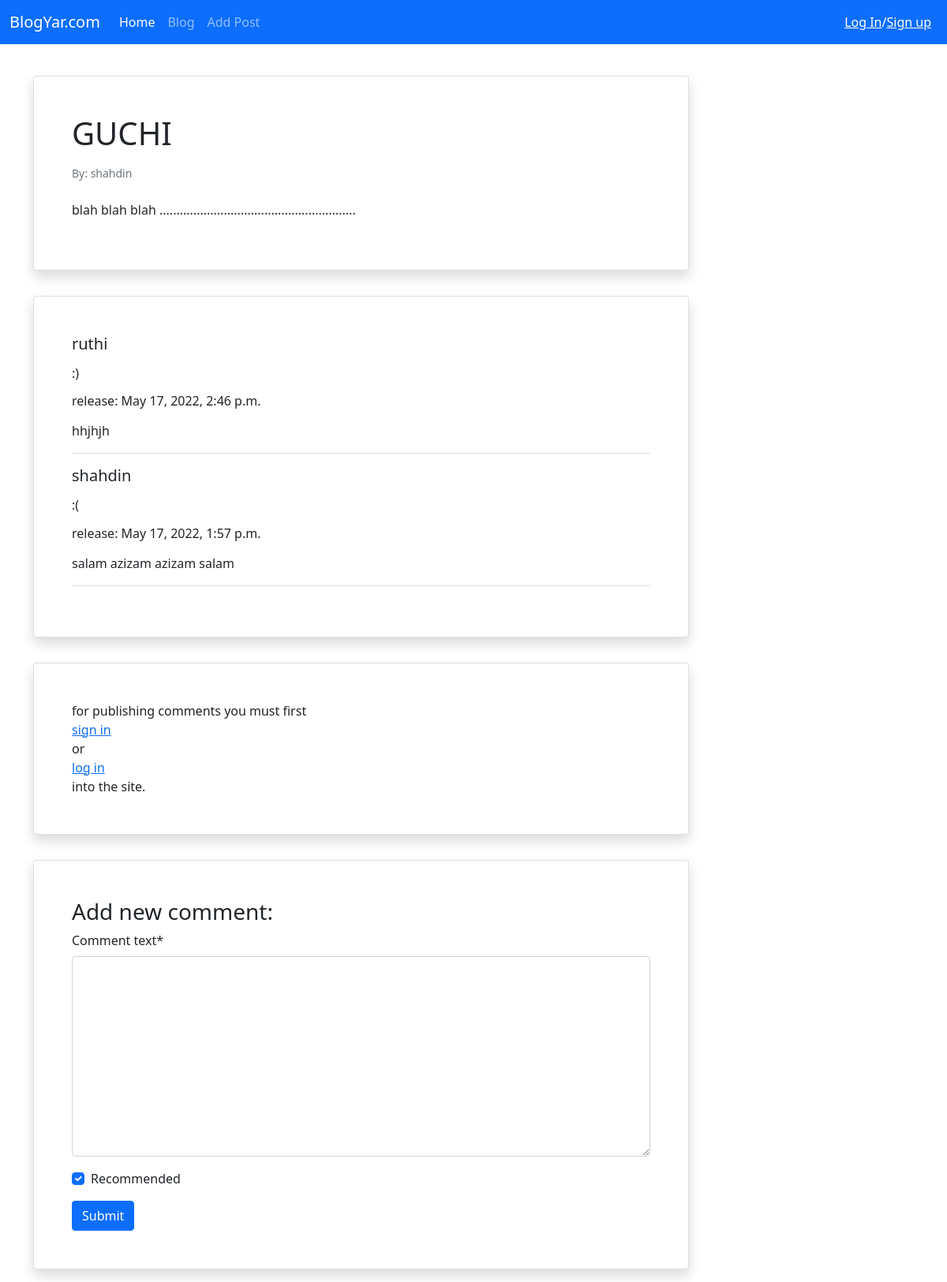
The page /2 on the database as committed earlier.
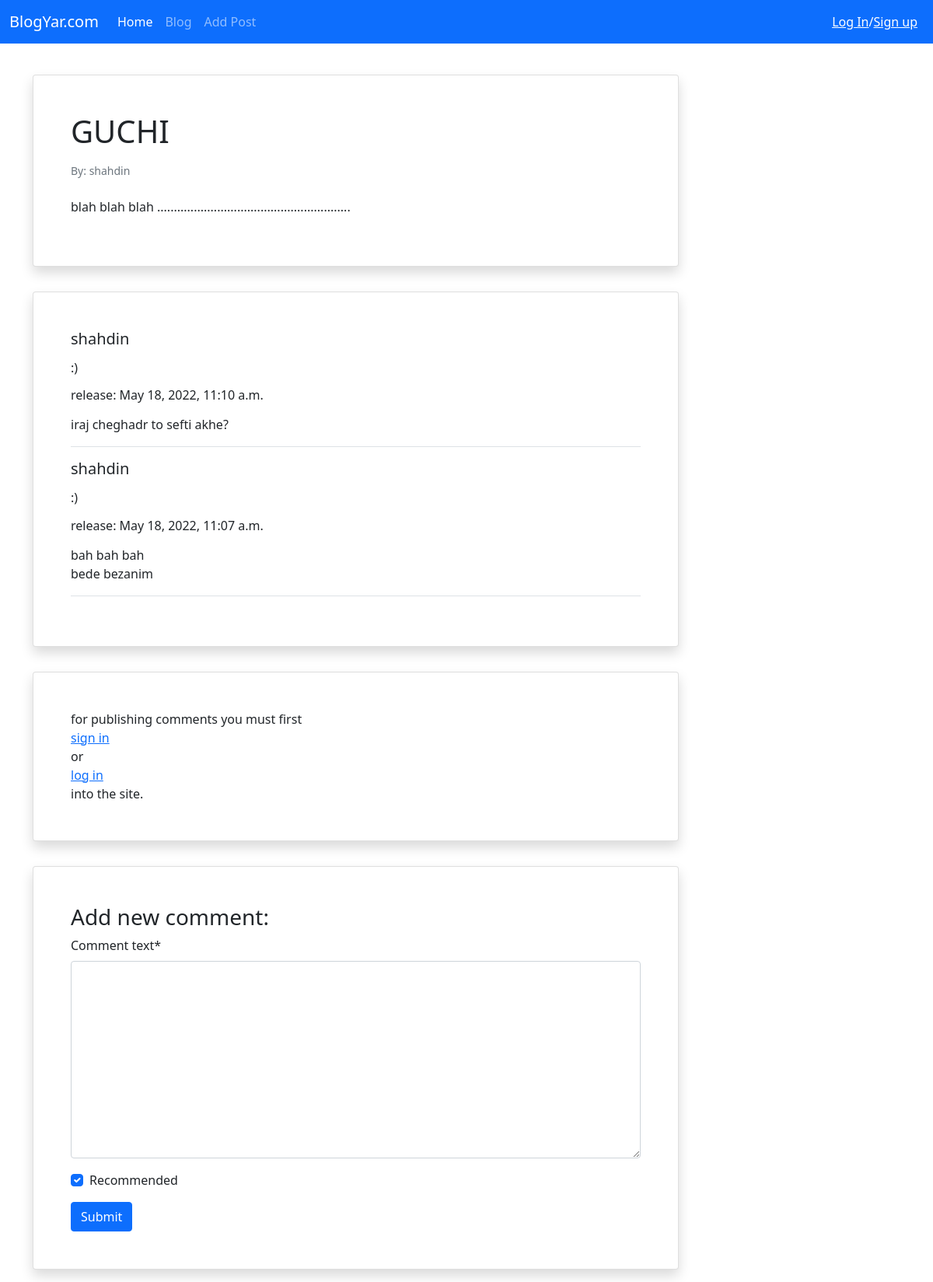
The same page on the database as committed later.
### Blog/models.py (models this page shows, shortened)
class Post(models.Model):
    STATUS_CHOICES = (
        ('pub', 'published'),
        ('drf', 'draft'),
    )
    title = models.CharField(max_length=100)
    text = models.TextField()
    author = models.ForeignKey(get_user_model(), on_delete=models.CASCADE)
    date_created = models.DateTimeField(auto_now_add=True)
    datetime_modified = models.DateTimeField(auto_now=True)
    status = models.CharField(choices=STATUS_CHOICES, max_length=10)

class Comment(models.Model):
    user = models.ForeignKey(get_user_model(), on_delete=models.CASCADE)
    comment_text = models.TextField()
    post = models.ForeignKey(Post, on_delete=models.CASCADE, related_name='comments')
    datetime_comment = models.DateTimeField(auto_now_add=True)
    is_active = models.BooleanField(default=True)
    recommended = models.BooleanField(default=True)

### Blog/views.py (the view)
# urls.py: path('<int:pk>', post_detail_view, name='post_detail_view'),
def post_detail_view(request, pk):
    post_detail = get_object_or_404(Post, pk=pk)
    comments = post_detail.comments.all().order_by('-datetime_comment')
    if request.method == 'POST':
        comment_form = CommentForm(request.POST)
        if comment_form.is_valid():
            new_comment = comment_form.save(commit=False)
            new_comment.post = post_detail
            new_comment.user = request.user
            new_comment.save()
            comment_form = CommentForm()
    else:
        comment_form = CommentForm()
    dic = {
        'post_detail': post_detail,
        'comments': comments,
        'comment_form': comment_form,
    }
    return render(request, 'blog/post_detail.html', dic)

### Blog/forms.py
class CommentForm(forms.ModelForm):
    class Meta:
        model = Comment
        fields = ['comment_text', 'recommended']

### Blog/templates/blog/post_detail.html (shortened to what this page needs)
{% extends '_base.html' %}
{% load crispy_forms_tags %}
{% block content %}
    <div class="container mt-4">
        <div class="row">
            <div class="col-9">
                <div class="card shadow my-3 p-5">
                    <h1>{{ post_detail.title }}</h1>
                    <p class="small text-muted mt-2">By: {{post_detail.author}}</p>
                    <p class="mt-2">{{post_detail.text}}</p>
                </div>
                {% if comments %}
                <div class="d-flex justify-content-center">
                    <div class="card shadow my-3 p-5 w-sm-75 w-100" id="comments_box">
                         {% for i in comments %}
                            {% if i.is_active %}
                            <div class="border-bottom mb-3" id="each_comments_box">
                                <h5 class="mb-3">{{ i.user.username }}</h5>
                                {% if i.recommended %}
                                    <div class="happy_face"><h6 class="mb-3">:)</h6></div>
                                {% elif not i.recommended %}
                                    <div class="sad_face"><h6 class="mb-3">:(</h6></div>
                                {% endif %}
                                <h6 class="mb-3">release: {{ i.datetime_comment }}</h6>
                                <p>{{ i.comment_text|linebreaks }}</p>
                            </div>
                            {% endif %}
                         {% endfor %}
                    </div>
                </div>
                {% endif %}
                {% if not user.is_authenticated %}
                     <div class="d-flex justify-content-center">
                        <div class="card shadow my-3 p-5 w-sm-75 w-100" id="comments_box">
                         for publishing comments you must first <a href="{% url 'signup' %}">sign in</a> or <a href="{% url 'login' %}">log in</a> into the site.
                        </div>
                     </div>
                {% endif %}
                <div class="card shadow my-3 p-5">
                    <h3>Add new comment:</h3>
                    <form method="POST">
                        {{ comment_form|crispy}}
                        <button type="submit" class="btn btn-primary">Submit</button>
                    </form>
                </div>
            </div>
        </div>
    </div>
{% endblock content %}

### templates/_base.html (shortened to what this page needs)
<!doctype html>
<html lang="en">
<head>
    <link href="https://cdn.jsdelivr.net/npm/bootstrap@5.1.3/dist/css/bootstrap.min.css" rel="stylesheet"
>
</head>
<body>
<nav class="navbar navbar-expand-lg navbar-dark bg-primary">
    <div class="container-fluid">
        <a class="navbar-brand" href="#">BlogYar.com</a>
        <div class="collapse navbar-collapse" id="navbarNavAltMarkup">
            <div class="navbar-nav">
                <a class="nav-link active" aria-current="page" href="{% url 'post_view_of_blog' %}">Home</a>
                <a class="nav-link" href="{% url 'post_view_of_blog' %}">Blog</a>
                <a class="nav-link" href="{% url 'post_view_add' %}">Add Post</a>
            </div>
        </div>
        <div class="mx-2 text-white">
            {% if user.is_authenticated %}
                welcome {{ user.username }}/<a class="text-white" href="{% url 'logout' %}">Log out</a>
            {% else %}
                <a class="text-white" href="{% url 'login' %}">Log In</a>/<a class="text-white" href="{% url 'signup' %}">Sign up</a>
            {% endif %}
        </div>
    </div>
</nav>
    {% block content %}{% endblock %}
</body>
</html>

Rows that differ between the two databases and show on the page:
removed Comment: user.username "ruthi", datetime_comment "May 17, 2022, 2:46 p.m.", comment_text "hhjhjh"
removed Comment: user.username "shahdin", datetime_comment "May 17, 2022, 1:57 p.m.", comment_text "salam azizam azizam salam"
added Comment: user.username "shahdin", datetime_comment "May 18, 2022, 11:10 a.m.", comment_text "iraj cheghadr to sefti akhe?"
added Comment: user.username "shahdin", datetime_comment "May 18, 2022, 11:07 a.m.", comment_text "bah bah bah bede bezanim"
